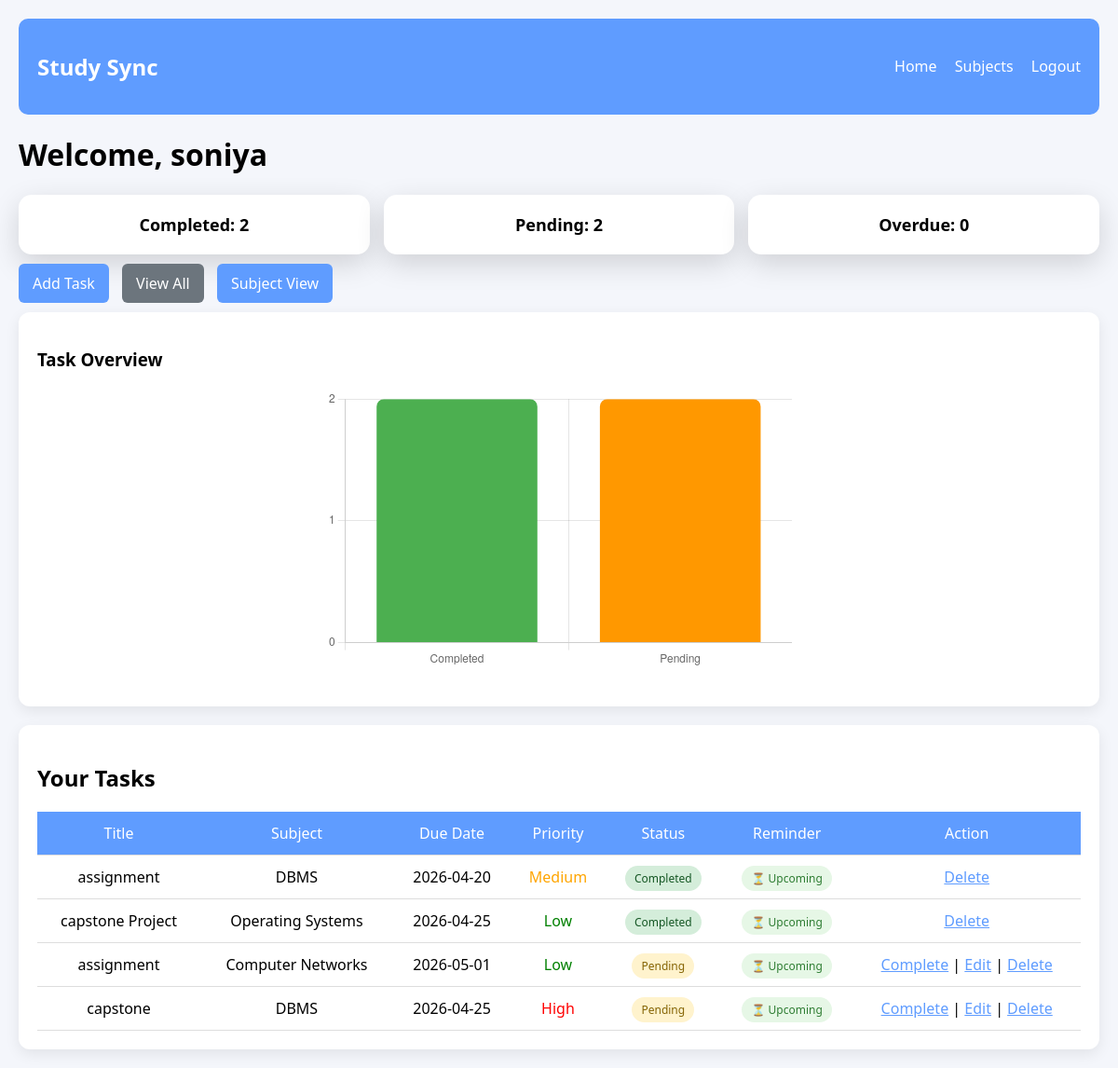
/dashboard (signed in), run on the app's committed database.
### tables this page shows
CREATE TABLE tasks(
        id INTEGER PRIMARY KEY AUTOINCREMENT,
        user_id INTEGER,
        title TEXT,
        description TEXT,
        subject TEXT,
        due_date TEXT,
        priority TEXT,
        expected_time INTEGER,
        status TEXT DEFAULT 'Pending',
        attachment TEXT,
        created_at TEXT
    );

### app.py (the view)
@app.route("/dashboard")
def dashboard():
    if 'user_id' not in session:
        return redirect("/login")
    conn = get_db()
    tasks = conn.execute(
        "SELECT * FROM tasks WHERE user_id=?",
        (session['user_id'],)
    ).fetchall()
    conn.close()
    completed = len([t for t in tasks if t['status'] == "Completed"])
    pending = len([t for t in tasks if t['status'] == "Pending"])
    today = date.today().strftime("%Y-%m-%d")
    overdue = len([
        t for t in tasks
        if t['status'] == "Pending" and t['due_date'] and t['due_date'] < today
    ])
    chart_labels = ["Completed", "Pending"]
    chart_values = [completed, pending]
    return render_template(
        "dashboard.html",
        tasks=tasks,
        completed=completed,
        pending=pending,
        overdue=overdue,
        current_date=today,
        chart_labels=chart_labels,
        chart_values=chart_values
    )

### app.py (called while the page is built)
def get_db():
    conn = sqlite3.connect("database.db")
    conn.row_factory = sqlite3.Row
    return conn

### templates/dashboard.html (shortened to what this page needs)
<!DOCTYPE html>
<html>
<head>
    <link rel="stylesheet" href="{{ url_for('static', filename='style.css') }}">
</head>
<body>
<div class="dashboard">
    <div class="navbar">
        <h2>Study Sync</h2>
        <div>
            <a href="/dashboard">Home</a>
            <a href="/subject_dashboard">Subjects</a>
            <a href="/logout">Logout</a>
        </div>
    </div>
    <h1>Welcome, {{ session['name'] }}</h1>
    <div class="stats">
        <div class="card">Completed: {{ completed }}</div>
        <div class="card">Pending: {{ pending }}</div>
        <div class="card">Overdue: {{ overdue }}</div>
    </div>
    <div class="actions">
        <a href="/add_task" class="btn">Add Task</a>
        <a href="/tasks" class="btn secondary">View All</a>
        <a href="/subject_dashboard" class="btn">Subject View</a>
    </div>
    <div class="table-box">
        <h3>Task Overview</h3>
        <div class="chart-container">
            <canvas id="taskChart"></canvas>
        </div>
    </div>
    <div class="table-box">
        <h2>Your Tasks</h2>
        {% if tasks %}
        <table>
            <tr>
                <th>Title</th>
                <th>Subject</th>
                <th>Due Date</th>
                <th>Priority</th>
                <th>Status</th>
                <th>Reminder</th>
                <th>Action</th>
            </tr>
            {% for task in tasks %}
            <tr>
                <td>{{ task['title'] }}</td>
                <td>
                    {{ task['subject'] if task['subject'] else 'General' }}
                </td>
                <td>{{ task['due_date'] }}</td>
                <td>
                    {% if task['priority']=="High" %}
                        <span style="color:red;">High</span>
                    {% elif task['priority']=="Medium" %}
                        <span style="color:orange;">Medium</span>
                    {% else %}
                        <span style="color:green;">Low</span>
                    {% endif %}
                </td>
                <td>
                    {% if task['status']=="Completed" %}
                        <span class="status completed">Completed</span>
                    {% else %}
                        <span class="status pending">Pending</span>
                    {% endif %}
                </td>
                <td>
                    {% if task['due_date'] == current_date %}
                        <span class="reminder-today">⚠️ Today</span>
                    {% elif task['due_date'] and task['due_date'] < current_date %}
                        <span class="reminder-overdue">❌ Overdue</span>
                    {% else %}
                        <span class="reminder-upcoming">⏳ Upcoming</span>
                    {% endif %}
                </td>
                <td>
                    {% if task['status']=="Pending" %}
                        <a href="/complete_task/{{ task['id'] }}">Complete</a> |
                        <a href="/edit_task/{{ task['id'] }}">Edit</a> |
                    {% endif %}
                    <a href="/delete_task/{{ task['id'] }}">Delete</a>
                </td>
            </tr>
            {% endfor %}
        </table>
        {% else %}
            <p style="text-align:center; padding:20px;">
                🚀 No tasks yet! Start by adding your first task.
            </p>
        {% endif %}
    </div>
</div>
<script>
const ctx = document.getElementById('taskChart');
new Chart(ctx, {
    type: 'bar',
    data: {
        labels: ['Completed', 'Pending'],
        datasets: [{
            data: [{{ completed }}, {{ pending }}],
            backgroundColor: ['#4CAF50', '#FF9800'],
            borderRadius: 8   // 🔥 smooth bars
        }]
    },
    options: {
        responsive: true,
        maintainAspectRatio: false,
        plugins: {
            legend: {
                display: false
            }
        },
        scales: {
            y: {
                beginAtZero: true,
                ticks: {
                    stepSize: 1
                }
            }
        }
    }
});
</script>
</body>
</html>

### static/style.css (style rules this page uses)
body { margin: 0; font-family: 'Segoe UI', sans-serif; background: linear-gradient(120deg, #5f9cff, #7b5cff); }
.card { background: white; padding: 30px; border-radius: 14px; width: 360px; box-shadow: 0 10px 30px rgba(0,0,0,0.15); text-align: center; transition: 0.3s; }
.dashboard { padding: 20px; background: #f4f6fb; min-height: 100vh; }
.navbar { display: flex; justify-content: space-between; align-items: center; background: #5f9cff; color: white; padding: 15px 20px; border-radius: 10px; }
.navbar a { color: white; text-decoration: none; margin-left: 15px; transition: 0.2s; }
.stats { display: flex; gap: 15px; margin: 20px 0; }
.stats .card { flex: 1; padding: 20px; font-weight: bold; font-size: 18px; }
.actions { margin-bottom: 20px; }
.btn { background: #5f9cff; color: white; padding: 10px 15px; text-decoration: none; border-radius: 6px; margin-right: 10px; transition: 0.3s; }
.btn.secondary { background: #6c757d; }
.table-box { background: white; padding: 20px; border-radius: 12px; box-shadow: 0 5px 15px rgba(0,0,0,0.08); margin-top: 20px; }
table { width: 100%; border-collapse: collapse; }
th { background: #5f9cff; color: white; font-weight: 500; }
th, td { padding: 12px; border-bottom: 1px solid #ddd; text-align: center; }
.status { padding: 5px 10px; border-radius: 20px; font-size: 12px; font-weight: 500; }
.completed { background: #d4edda; color: #155724; }
.pending { background: #fff3cd; color: #856404; }
.reminder-upcoming { background: #e6f7e6; color: #2e7d32; padding: 5px 10px; border-radius: 20px; font-size: 12px; }
table a { color: #5f9cff; font-weight: 500; }
.chart-container { width: 100%; max-width: 500px; height: 300px; margin: 20px auto; }

### data on the page
tasks: title "assignment", subject "DBMS", due_date "2026-04-20", priority "Medium", status "Completed", shows "⏳ Upcoming"
tasks: title "capstone Project", subject "Operating Systems", due_date "2026-04-25", priority "Low", status "Completed", shows "⏳ Upcoming"
tasks: title "assignment", subject "Computer Networks", due_date "2026-05-01", priority "Low", status "Pending", shows "⏳ Upcoming"
tasks: title "capstone", subject "DBMS", due_date "2026-04-25", priority "High", status "Pending", shows "⏳ Upcoming"

### other printed values
{{ session['name'] }} "soniya"
{{ completed }} "2"
{{ pending }} "2"
{{ overdue }} "0"
chart data {{ completed }} 2
chart data {{ pending }} 2
